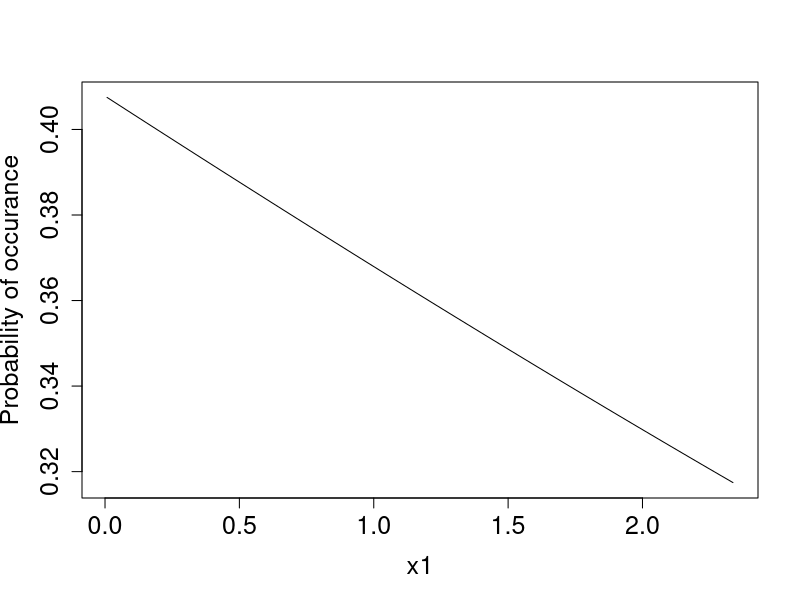

This figure's R source:
## ---- chunk 1
dat <- read.csv('Homework 3 Data.csv')
head(dat)
## ---- chunk 2
fit <- glm(y ~ x1 + x2, family= binomial, data= dat)
summary(fit)
## ---- chunk 3
betas <- coef(fit)
betas
summary(dat$x1)

# probability of occurrence at 1
p_1 <- plogis(betas[1] + betas[2] * 1 + betas[3] *1)
p_1

# probability of occurrence at 2
p_2 <- plogis(betas[1] + betas[2] * 2 + betas[3] * 1)
p_2

#Let’s re-create the slope coefficient from the equation in slide 44:
# log odds ratio
log((p_2 / (1 - p_2)) / (p_1 / (1 - p_1)))

betas[2]
# slope = the change in y associated with a 1-unit change in the predictor variable.


# odds 
exp(betas[2])
(p_2 / (1 - p_2)) / (p_1 / (1 - p_1)) # odds ratio by hand
 # this represents the log odds ratio of a point being in b category relative to a point being in the a category
## ---- chunk 4
betas <- coef(fit)
p_b <- plogis(betas[1] + betas[3]) # set x1 = 0
p_a <- plogis(betas[1])
log((p_b / (1 - p_b)) / (p_a / (1 - p_a)))
# Slope of category b 
betas[3]
## ---- chunk 5
#########
# wald test 
betas <- coef(fit)
summary(fit)
#Let’s conduct a Wald Test for the effect of x1:
ts <-  betas[2] / summary(fit)[['coefficients']]['x1', 'Std. Error']

summary(fit)[['coefficients']]['x1', 'z value']

# p value 
2 * pnorm(-1 * abs(ts), mean= 0, sd= 1)
summary(fit)[['coefficients']]["x1",'Pr(>|z|)']

##### 
##wald test x2
#######
betas <- coef(fit)
summary(fit)
#Let’s conduct a Wald Test for the effect of x2:
ts <-  betas[3] / summary(fit)[['coefficients']]['x2b', 'Std. Error']

summary(fit)[['coefficients']]['x2b', 'z value']

# p value 
2 * pnorm(-1 * abs(ts), mean= 0, sd= 1)
summary(fit)[['coefficients']]["x2b",'Pr(>|z|)']
## ---- chunk 6
# log odds of use
y <- betas[1] + betas[2] * mean(dat$x1) + betas[3] 
# probability of use
exp(y) / (1 + exp(y))

plogis(y)

# predicting across x1 with category b 

x1 <- seq(from = min(dat$x1), to = max(dat$x1),
           length.out = 100)
y <- betas[1] + betas[2] * x1 + betas[3] 
plot(x = x1, y = plogis(y), ylab = 'Probability of occurance',
     xlab = 'x1', cex.axis = 1.5, cex.lab = 1.5, type = 'l')

